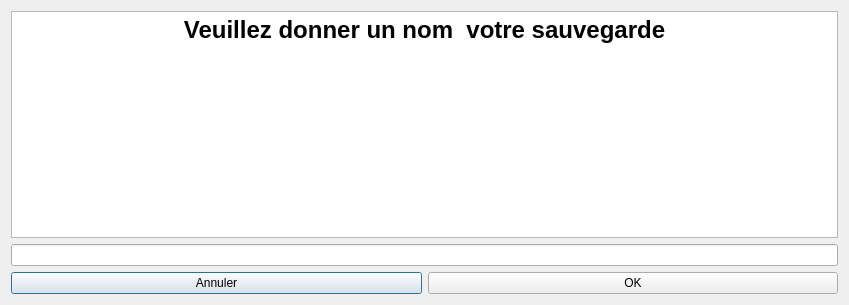
<?xml version="1.0" encoding="UTF-8"?>
<ui version="4.0">
 <class>Sauvegarder</class>
 <widget class="QDialog" name="Sauvegarder">
  <property name="geometry">
   <rect>
    <x>0</x>
    <y>0</y>
    <width>849</width>
    <height>305</height>
   </rect>
  </property>
  <property name="focusPolicy">
   <enum>Qt::StrongFocus</enum>
  </property>
  <property name="windowTitle">
   <string>Sauvegarder</string>
  </property>
  <property name="sizeGripEnabled">
   <bool>false</bool>
  </property>
  <property name="modal">
   <bool>true</bool>
  </property>
  <layout class="QVBoxLayout" name="verticalLayout">
   <item>
    <widget class="QTextBrowser" name="textBrowser">
     <property name="html">
      <string>&lt;!DOCTYPE HTML PUBLIC &quot;-//W3C//DTD HTML 4.0//EN&quot; &quot;http://www.w3.org/TR/REC-html40/strict.dtd&quot;&gt;
&lt;html&gt;&lt;head&gt;&lt;meta name=&quot;qrichtext&quot; content=&quot;1&quot; /&gt;&lt;style type=&quot;text/css&quot;&gt;
p, li { white-space: pre-wrap; }
&lt;/style&gt;&lt;/head&gt;&lt;body style=&quot; font-family:'Ubuntu'; font-size:11pt; font-weight:400; font-style:normal;&quot;&gt;
&lt;p align=&quot;center&quot; style=&quot; margin-top:0px; margin-bottom:0px; margin-left:0px; margin-right:0px; -qt-block-indent:0; text-indent:0px;&quot;&gt;&lt;span style=&quot; font-size:18pt; font-weight:600;&quot;&gt;Veuillez donner un nom  votre sauvegarde&lt;/span&gt;&lt;/p&gt;&lt;/body&gt;&lt;/html&gt;</string>
     </property>
    </widget>
   </item>
   <item>
    <widget class="QLineEdit" name="lineEdit"/>
   </item>
   <item>
    <layout class="QHBoxLayout" name="horizontalLayout">
     <item>
      <widget class="QPushButton" name="pushButtonAnnuler">
       <property name="text">
        <string>Annuler</string>
       </property>
      </widget>
     </item>
     <item>
      <widget class="QPushButton" name="pushButtonOK">
       <property name="text">
        <string>OK</string>
       </property>
      </widget>
     </item>
    </layout>
   </item>
  </layout>
 </widget>
 <resources/>
 <connections>
  <connection>
   <sender>pushButtonOK</sender>
   <signal>pressed()</signal>
   <receiver>Sauvegarder</receiver>
   <slot>close()</slot>
   <hints>
    <hint type="sourcelabel">
     <x>633</x>
     <y>281</y>
    </hint>
    <hint type="destinationlabel">
     <x>424</x>
     <y>152</y>
    </hint>
   </hints>
  </connection>
 </connections>
</ui>
